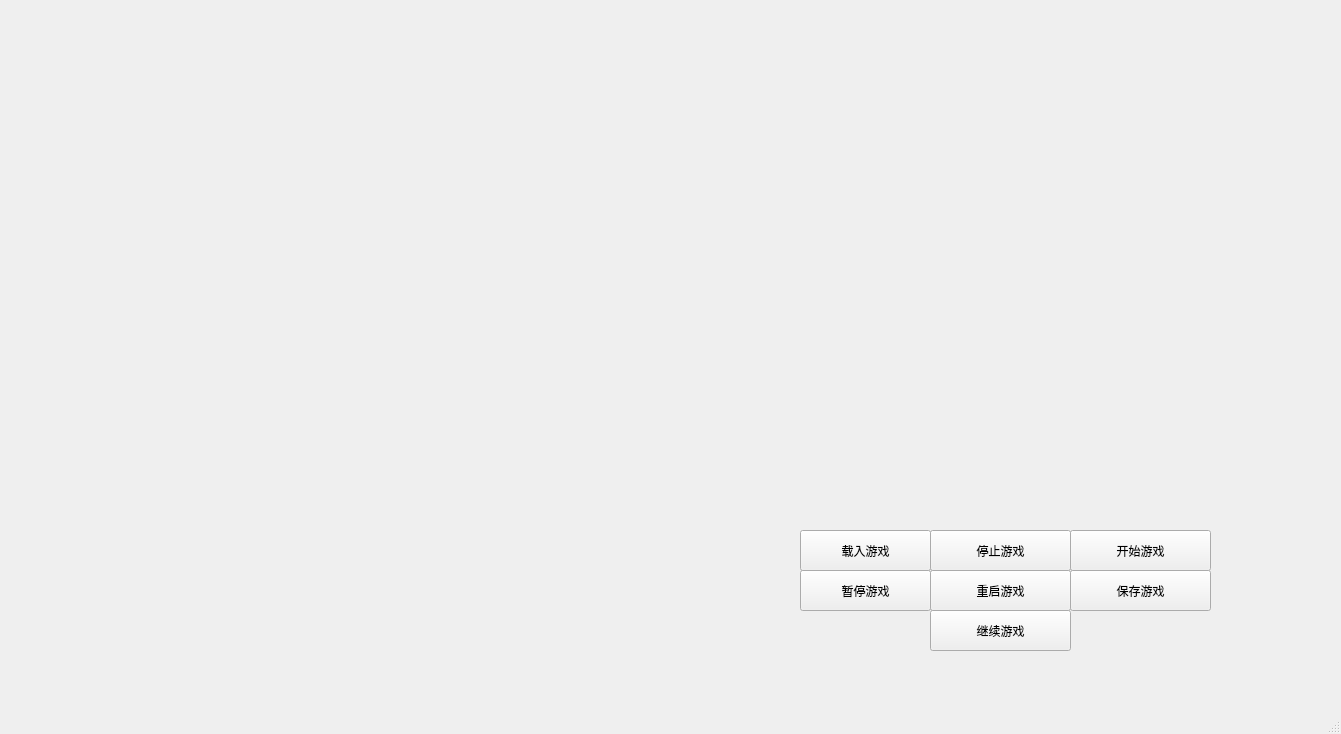
<?xml version="1.0" encoding="UTF-8"?>
<ui version="4.0">
 <class>MainWindow</class>
 <widget class="QMainWindow" name="MainWindow">
  <property name="geometry">
   <rect>
    <x>0</x>
    <y>0</y>
    <width>1341</width>
    <height>734</height>
   </rect>
  </property>
  <property name="focusPolicy">
   <enum>Qt::ClickFocus</enum>
  </property>
  <property name="windowTitle">
   <string>MainWindow</string>
  </property>
  <widget class="QWidget" name="centralwidget">
   <widget class="QPushButton" name="startgame">
    <property name="geometry">
     <rect>
      <x>1070</x>
      <y>530</y>
      <width>141</width>
      <height>41</height>
     </rect>
    </property>
    <property name="focusPolicy">
     <enum>Qt::NoFocus</enum>
    </property>
    <property name="text">
     <string>开始游戏</string>
    </property>
   </widget>
   <widget class="QPushButton" name="pause_game">
    <property name="geometry">
     <rect>
      <x>800</x>
      <y>570</y>
      <width>131</width>
      <height>41</height>
     </rect>
    </property>
    <property name="focusPolicy">
     <enum>Qt::NoFocus</enum>
    </property>
    <property name="text">
     <string>暂停游戏</string>
    </property>
   </widget>
   <widget class="QPushButton" name="Continue_game">
    <property name="geometry">
     <rect>
      <x>930</x>
      <y>610</y>
      <width>141</width>
      <height>41</height>
     </rect>
    </property>
    <property name="focusPolicy">
     <enum>Qt::NoFocus</enum>
    </property>
    <property name="text">
     <string>继续游戏</string>
    </property>
   </widget>
   <widget class="QPushButton" name="Save_game">
    <property name="geometry">
     <rect>
      <x>1070</x>
      <y>570</y>
      <width>141</width>
      <height>41</height>
     </rect>
    </property>
    <property name="focusPolicy">
     <enum>Qt::NoFocus</enum>
    </property>
    <property name="text">
     <string>保存游戏</string>
    </property>
   </widget>
   <widget class="QPushButton" name="read_game">
    <property name="geometry">
     <rect>
      <x>800</x>
      <y>530</y>
      <width>131</width>
      <height>41</height>
     </rect>
    </property>
    <property name="focusPolicy">
     <enum>Qt::NoFocus</enum>
    </property>
    <property name="text">
     <string>载入游戏</string>
    </property>
   </widget>
   <widget class="QPushButton" name="exit_game">
    <property name="geometry">
     <rect>
      <x>930</x>
      <y>530</y>
      <width>141</width>
      <height>41</height>
     </rect>
    </property>
    <property name="focusPolicy">
     <enum>Qt::NoFocus</enum>
    </property>
    <property name="text">
     <string>停止游戏</string>
    </property>
   </widget>
   <widget class="QPushButton" name="Reset_game">
    <property name="geometry">
     <rect>
      <x>930</x>
      <y>570</y>
      <width>141</width>
      <height>41</height>
     </rect>
    </property>
    <property name="focusPolicy">
     <enum>Qt::NoFocus</enum>
    </property>
    <property name="text">
     <string>重启游戏</string>
    </property>
   </widget>
  </widget>
  <widget class="QStatusBar" name="statusbar"/>
 </widget>
 <resources/>
 <connections/>
</ui>
